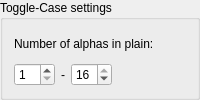
                 <widget class="QGroupBox" name="groupBox_hc_toggle">
                  <property name="sizePolicy">
                   <sizepolicy hsizetype="Preferred" vsizetype="Preferred">
                    <horstretch>0</horstretch>
                    <verstretch>0</verstretch>
                   </sizepolicy>
                  </property>
                  <property name="title">
                   <string>Toggle-Case settings</string>
                  </property>
                  <layout class="QVBoxLayout" name="verticalLayout_33">
                   <item>
                    <layout class="QVBoxLayout" name="verticalLayout_32">
                     <item>
                      <widget class="QLabel" name="label_hc_toggle_number">
                       <property name="text">
                        <string>Number of alphas in plain:</string>
                       </property>
                      </widget>
                     </item>
                     <item>
                      <layout class="QHBoxLayout" name="horizontalLayout_3">
                       <item>
                        <widget class="QSpinBox" name="spinBox_hc_toggle_min">
                         <property name="sizePolicy">
                          <sizepolicy hsizetype="Preferred" vsizetype="Fixed">
                           <horstretch>0</horstretch>
                           <verstretch>0</verstretch>
                          </sizepolicy>
                         </property>
                         <property name="minimum">
                          <number>1</number>
                         </property>
                         <property name="maximum">
                          <number>99</number>
                         </property>
                        </widget>
                       </item>
                       <item>
                        <widget class="QLabel" name="label_hc_toggle_to">
                         <property name="text">
                          <string>-</string>
                         </property>
                        </widget>
                       </item>
                       <item>
                        <widget class="QSpinBox" name="spinBox_hc_toggle_max">
                         <property name="sizePolicy">
                          <sizepolicy hsizetype="Preferred" vsizetype="Fixed">
                           <horstretch>0</horstretch>
                           <verstretch>0</verstretch>
                          </sizepolicy>
                         </property>
                         <property name="minimum">
                          <number>1</number>
                         </property>
                         <property name="maximum">
                          <number>16</number>
                         </property>
                         <property name="value">
                          <number>16</number>
                         </property>
                        </widget>
                       </item>
                       <item>
                        <spacer name="horizontalSpacer_3">
                         <property name="orientation">
                          <enum>Qt::Horizontal</enum>
                         </property>
                         <property name="sizeHint" stdset="0">
                          <size>
                           <width>40</width>
                           <height>20</height>
                          </size>
                         </property>
                        </spacer>
                       </item>
                      </layout>
                     </item>
                    </layout>
                   </item>
                  </layout>
                 </widget>
